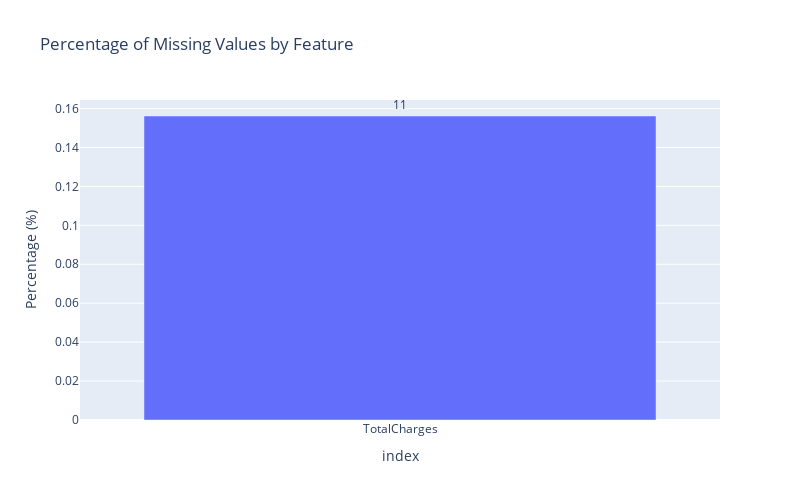

Write notebook code for a chart like this one.
### Code cell
# Missing value analysis
missing = df.isnull().sum().sort_values(ascending=False)
missing_percent = (missing / len(df)) * 100
missing_df = pd.DataFrame({'Missing Count': missing, 
                          'Percentage (%)': missing_percent})
missing_df = missing_df[missing_df['Missing Count'] > 0]

if not missing_df.empty:
    print("Missing values found:")
    display(missing_df)
    
    fig = px.bar(missing_df, x=missing_df.index, y='Percentage (%)',
                 title='Percentage of Missing Values by Feature',
                 text='Missing Count',
                 width=800, height=500)
    fig.update_traces(texttemplate='%{text}', textposition='outside')
    fig.show()
else:
    print("No missing values found in the dataset.")

### Figure 1 — Plotly figure (JSON) as saved in the notebook; plotly's stock layout.template omitted (floating-point values rounded to 4 significant figures)
{"data": [{"hovertemplate": "index=%{x}<br>Percentage (%)=%{y}<br>Missing Count=%{text}<extra></extra>", "legendgroup": "", "marker": {"color": "#636efa", "pattern": {"shape": ""}}, "name": "", "orientation": "v", "showlegend": false, "text": [11.0], "textposition": "outside", "texttemplate": "%{text}", "type": "bar", "x": ["TotalCharges"], "xaxis": "x", "y": [0.1562], "yaxis": "y"}], "layout": {"barmode": "relative", "height": 500, "legend": {"tracegroupgap": 0}, "title": {"text": "Percentage of Missing Values by Feature"}, "width": 800, "xaxis": {"anchor": "y", "domain": [0, 1], "title": {"text": "index"}}, "yaxis": {"anchor": "x", "domain": [0, 1], "title": {"text": "Percentage (%)"}}}}
